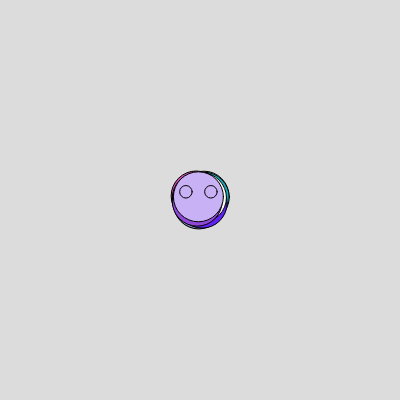
Frame 1 (no input)
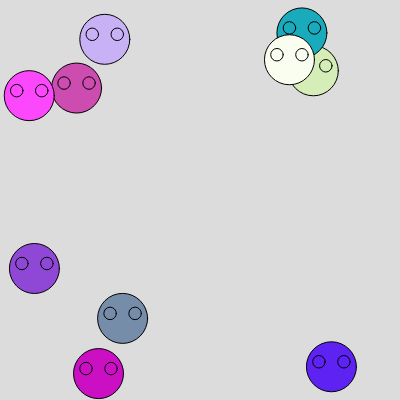
Frame 60 (no input)
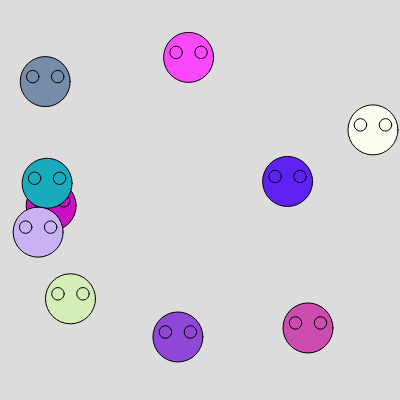
Frame 120 (the mouse pressed at the canvas centre since frame 60)

The p5.js sketch that drew these frames (run headless with seeded random() and noise() and a simulated clock; from frame 60 on, the mouse is pressed at the canvas centre):

// p5.js sketch
// ── sketch.js
let faces = [];
let numofFaces = 10;

function setup() {
  createCanvas(400, 400);
  for (let i = 0; i < numofFaces; i++){
    faces.push(new Face(200,200,50,50));
  }
 
  
}

function draw() {
  background(220);
  //for (let i = 0; i < faces.length; i++){
    //faces[i].update();
    //faces[i].display();
  for (let face of faces){
    face.update();
    face.display();
  }
  
}



class Face {
  constructor(x,y,w,h){
  this.x = x;
    this.y = y;
    this.w = w;
    this.h = h;
    this.speedx = random(1,5)*random([-1,1]);
    this.speedy = random(1,5)*random([-1,1]);
    this.color = color(random(0,255),random(0,255),random(150,255));
  }
  
  checkEdges(){
    if (this.x<this.w/2 ||  this.x > width - this.w/2){
      this.speedx = -this.speedx;
    }
   if (this.y<this.h/2 ||  this.y > height - this.h/2){
      this.speedy = -this.speedy;
    }
  }
  
  update(){
    this.checkEdges();
    this.x = this.x + this.speedx;
    this.y = this.y+ this.speedy;
  }
  
  display(){
    fill(this.color);
    ellipse(this.x,this.y,this.w,this.h);
    circle(this.x-this.w/4,this.y-this.h/10,this.w/4);
    circle(this.x+this.w/4,this.y-this.h/10,this.w/4);
  }
}
